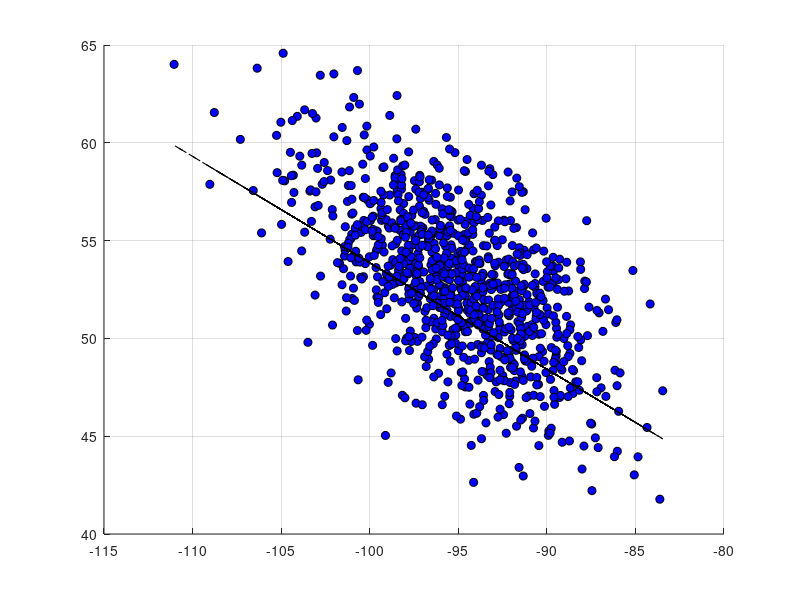

Source code (MATLAB):
% data generation for linear regression

cols = 1; rows = 1000;
max_mean = 150; max_std = 15;
means = randn(1, cols) .* rand(1, cols) .* max_mean; % generation of means of the two columns
stds = rand(1, cols) .* rand(1, cols) .* max_std; % generation of means of the two columns

X = means + stds .* randn(rows, cols);
theta = randn(cols+1, 1); % making a regression line

error_var = 0.02 * max_mean;
Y = [X ones(rows, 1)] * theta + error_var .* randn(rows, 1); % making a final dataset
dataset = [X Y];

% plotting the dataset

figure;
scatter(X(:, 1), Y, 'MarkerEdgeColor', 'k', 'MarkerFaceColor', 'b');
hold on;
M = theta(1, :); C = theta(1, :);
plot(X(:, 1), M .* X + C, 'k--',  'LineWidth', 0.8);
grid;
hold off;

dlmwrite('data.txt', dataset, ';');
